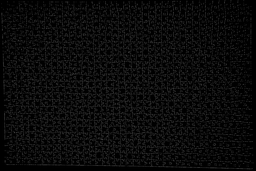
#> input picture data/boards/board_input_test/debug_import/closed_skeleton.png, 256 x 171 px, shrunk from 3000 x 2000 before the run
$ python clean_line_up.py ../data/boards/board_input_test/debug_import/closed_skeleton.png
#> lines starting #> are read from the running program, lines starting #| are printed output that depends on the picture; after the words box and inside, x2 and y2 are one past the last pixel; in counts of white or black regions, pixels touching at a corner belong together
import cv2
import numpy as np
import argparse
from pathlib import Path


def odd(n):
    n = int(n)
    return n if n % 2 == 1 else n + 1


def remove_small_components(mask, min_area=20):
    """
    移除太小的白色雜點。
    mask: 白線=255，背景=0
    """
    if min_area <= 0:
        return mask

    num_labels, labels, stats, _ = cv2.connectedComponentsWithStats(mask, connectivity=8)

    cleaned = np.zeros_like(mask)

    for i in range(1, num_labels):
        area = stats[i, cv2.CC_STAT_AREA]
        if area >= min_area:
            cleaned[labels == i] = 255

    return cleaned


def enhance_white_line_image(
    input_path,
    output_path,
    scale=4,
    denoise=7,
    top_hat_size=17,
    threshold_mode="otsu",
    manual_threshold=35,
    close_iter=1,
    stroke_adjust=0,
    remove_small=20,
    invert_output=False
):
#> called with scale = 4, denoise = 7, top_hat_size = 17, threshold_mode = 'otsu', manual_threshold = 35, close_iter = 1, stroke_adjust = 0, remove_small = 20
    img = cv2.imread(str(input_path), cv2.IMREAD_COLOR)
#> img is the input picture: shape (171, 256, 3); min 0, max 59, mean 10.6

    if img is None:
        raise FileNotFoundError(f"Cannot read image: {input_path}")

    # 1. 灰階
    gray = cv2.cvtColor(img, cv2.COLOR_BGR2GRAY)

    # 2. 先放大，避免二值化後再放大產生大鋸齒
    if scale > 1:
        gray = cv2.resize(
            gray,
            None,
            fx=scale,
            fy=scale,
            interpolation=cv2.INTER_LANCZOS4
        )
#> gray: shape (684, 1024)

    # 3. 降噪，避免 JPG 顆粒被當成線條
    if denoise > 0:
        gray = cv2.fastNlMeansDenoising(gray, None, h=denoise)

    # 4. 強化白色細線
    # top-hat 會把黑底上的亮細線抓出來
    kernel_size = odd(top_hat_size)
    kernel = cv2.getStructuringElement(
        cv2.MORPH_RECT,
        (kernel_size, kernel_size)
    )

    enhanced = cv2.morphologyEx(gray, cv2.MORPH_TOPHAT, kernel)

    # 5. 拉開對比
    enhanced = cv2.normalize(enhanced, None, 0, 255, cv2.NORM_MINMAX)
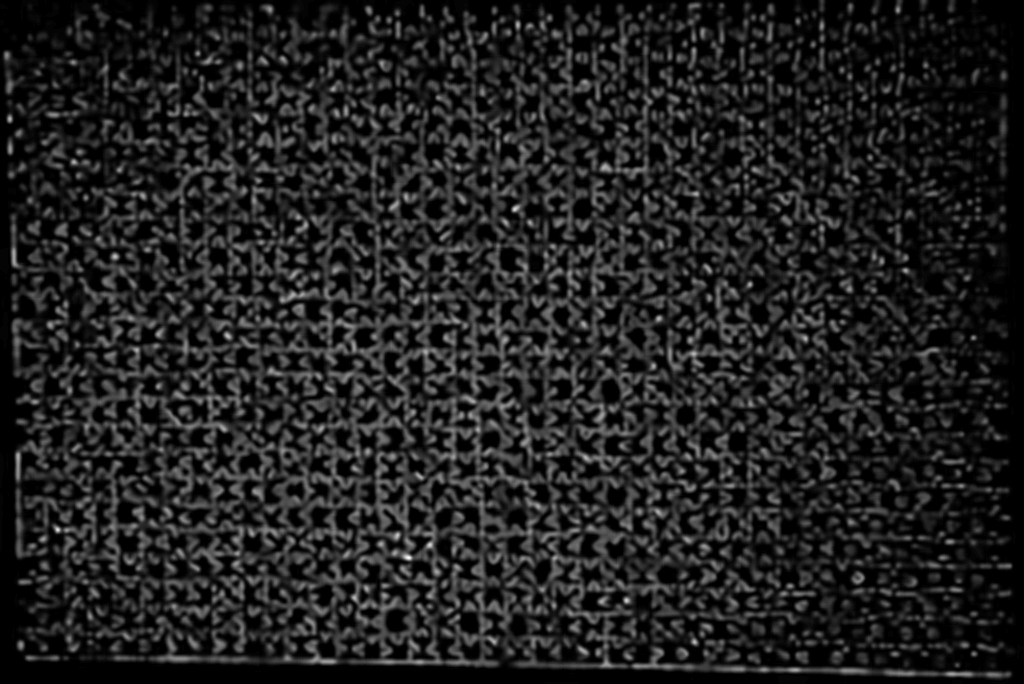
#> enhanced: shape (684, 1024); min 0, max 255, mean 33.4

    # 6. 二值化
    if threshold_mode == "otsu":
        _, mask = cv2.threshold(
            enhanced,
            0,
            255,
            cv2.THRESH_BINARY + cv2.THRESH_OTSU
        )
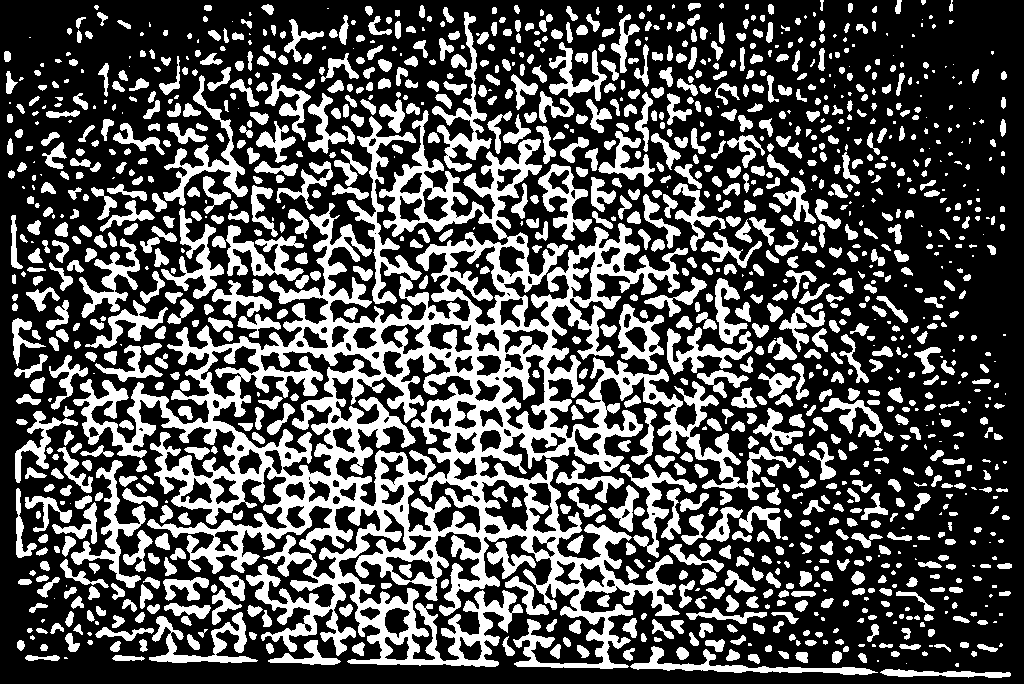
#> mask: shape (684, 1024); 33% white; 1299 white regions (259 under 20 px), largest, box (x1, y1, x2, y2) and area: (73, 110, 796, 669) 93498, (347, 116, 422, 304) 2602, (163, 75, 248, 206) 2124
    elif threshold_mode == "manual":
        _, mask = cv2.threshold(
            enhanced,
            manual_threshold,
            255,
            cv2.THRESH_BINARY
        )
    else:
        raise ValueError("threshold_mode must be 'otsu' or 'manual'")

    # 7. 接合微小斷線
    if close_iter > 0:
        close_kernel = np.ones((3, 3), np.uint8)
        mask = cv2.morphologyEx(
            mask,
            cv2.MORPH_CLOSE,
            close_kernel,
            iterations=close_iter
        )
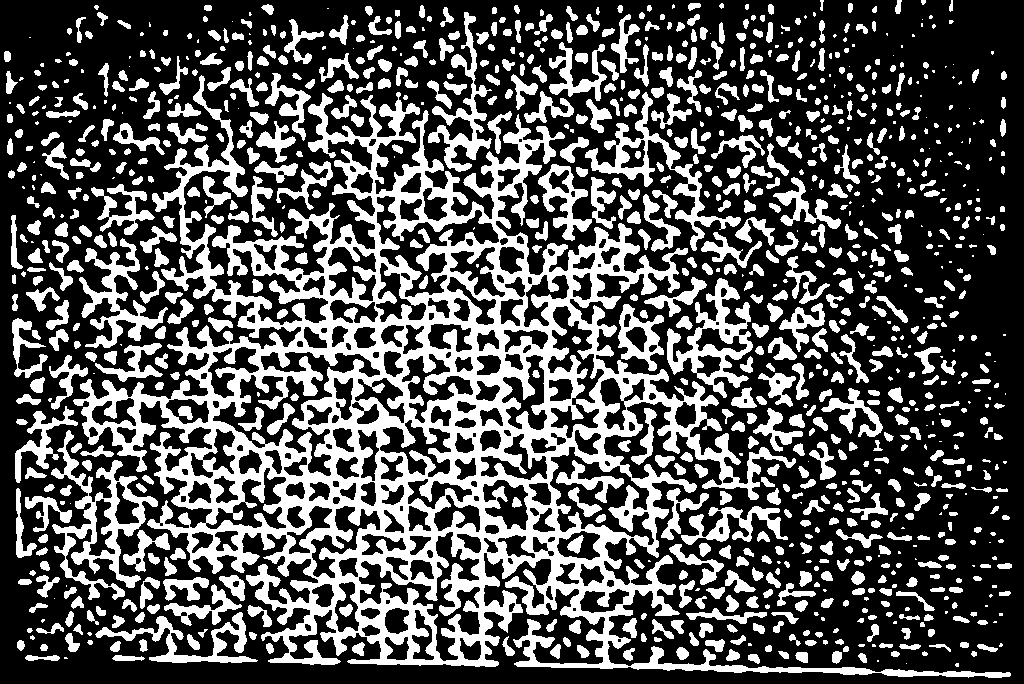
#> mask: shape (684, 1024); 33.6% white; 1074 white regions (231 under 20 px), largest, box (x1, y1, x2, y2) and area: (73, 75, 1011, 678) 118651, (51, 430, 158, 600) 4695, (667, 278, 753, 398) 3472

    # 8. 移除小雜點
    mask = remove_small_components(mask, min_area=remove_small)
#> in remove_small_components, `num_labels, labels, stats, _ = cv2.connectedComponentsWithStats(mask, ..`:
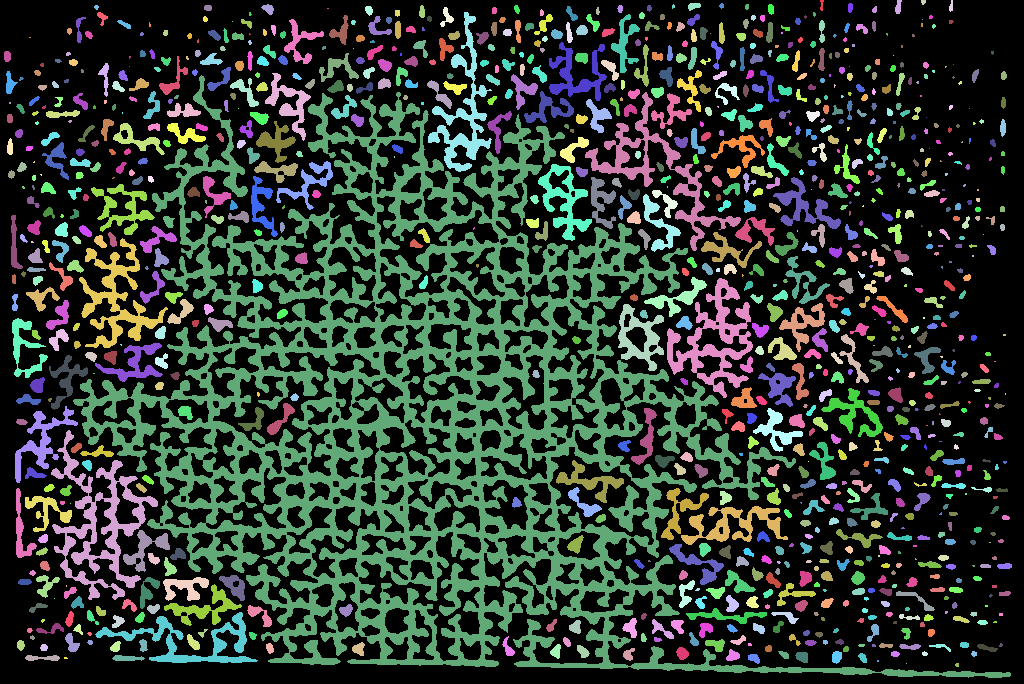
#> labels: shape (684, 1024) int32; 1075 distinct labels, from 0 to 1074; one colour per label, 0 black
#> in remove_small_components, `num_labels, labels, stats, _ = cv2.connectedComponentsWithStats(mask, ..`: num_labels = 1075; stats = 1075 rows, first 6: [0, 0, 1024, 684, 465050], [820, 0, 4, 11, 29], [895, 0, 7, 14, 70], [921, 0, 5, 5, 20], [949, 0, 4, 12, 35], [688, 3, 13, 8, 73]
#> the loop in remove_small_components, `for i in range(1, num_labels):` made 1074 passes
#> area on passes 1 to 3: 29, 70, 20
#> after the loop in remove_small_components, `for i in range(1, num_labels):`:
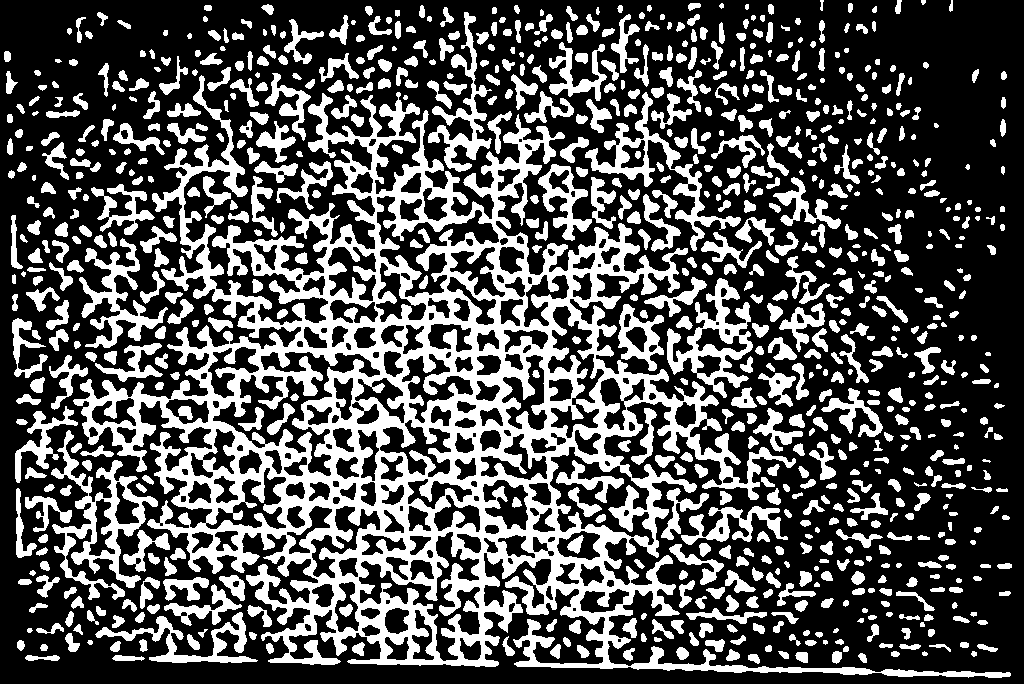
#> cleaned: shape (684, 1024); 33.3% white; 843 white regions, largest, box (x1, y1, x2, y2) and area: (73, 75, 1011, 678) 118651, (51, 430, 158, 600) 4695, (667, 278, 753, 398) 3472

    # 9. 調整線寬
    # 正數：線變粗
    # 負數：線變細
    if stroke_adjust != 0:
        k = np.ones((3, 3), np.uint8)

        if stroke_adjust > 0:
            mask = cv2.dilate(mask, k, iterations=stroke_adjust)
        else:
            mask = cv2.erode(mask, k, iterations=abs(stroke_adjust))

    # 10. 輸出
    # 預設：黑底白線
    # invert_output=True：白底黑線
    if invert_output:
        result = 255 - mask
    else:
        result = mask

    cv2.imwrite(str(output_path), result)
    print(f"Saved: {output_path}")
    print(f"Output size: {result.shape[1]} x {result.shape[0]}")
#| Output size: 1024 x 684


def main():
    parser = argparse.ArgumentParser(
        description="Enhance blurry white line art on black background."
    )

    parser.add_argument("input", help="Input image path")
    parser.add_argument("-o", "--output", default="enhanced.png", help="Output image path")

    parser.add_argument("--scale", type=int, default=4, help="Upscale factor")
    parser.add_argument("--denoise", type=int, default=7, help="Denoise strength")
    parser.add_argument("--top-hat-size", type=int, default=17, help="White line extraction kernel size")

    parser.add_argument(
        "--threshold-mode",
        choices=["otsu", "manual"],
        default="otsu"
    )

    parser.add_argument("--manual-threshold", type=int, default=35)
    parser.add_argument("--close", type=int, default=1, help="Connect broken lines")
    parser.add_argument("--stroke", type=int, default=0, help="Positive = thicker, negative = thinner")
    parser.add_argument("--remove-small", type=int, default=20, help="Remove small white noise")
    parser.add_argument("--invert-output", action="store_true", help="Output white background with black lines")

    args = parser.parse_args()

    enhance_white_line_image(
        input_path=Path(args.input),
        output_path=Path(args.output),
        scale=args.scale,
        denoise=args.denoise,
        top_hat_size=args.top_hat_size,
        threshold_mode=args.threshold_mode,
        manual_threshold=args.manual_threshold,
        close_iter=args.close,
        stroke_adjust=args.stroke,
        remove_small=args.remove_small,
        invert_output=args.invert_output
    )


if __name__ == "__main__":
    main()

$ run again, on data/boards/board_input_test/debug_import/skeleton.png
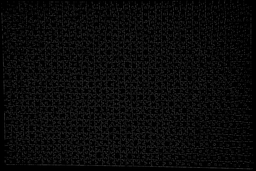
#> input picture data/boards/board_input_test/debug_import/skeleton.png, 256 x 171 px, shrunk from 3000 x 2000 before the run
#> in enhance_white_line_image, img is the input picture: shape (171, 256, 3); min 0, max 48, mean 9.9
#> in remove_small_components, `num_labels, labels, stats, _ = cv2.connectedComponentsWithStats(mask, ..`:
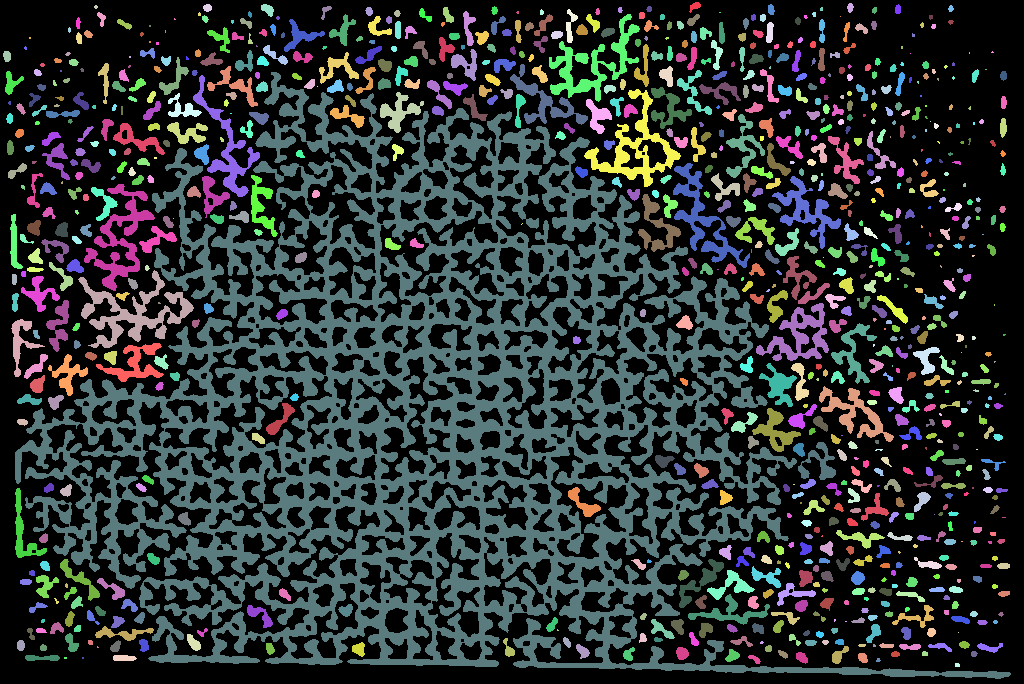
#> labels: shape (684, 1024) int32; 938 distinct labels, from 0 to 937; one colour per label, 0 black
#> num_labels = 938; stats = 938 rows, first 6: [0, 0, 1024, 684, 442432], [689, 2, 12, 11, 69], [847, 3, 7, 10, 49], [94, 5, 4, 4, 12], [203, 4, 9, 8, 56], [261, 4, 13, 13, 107]
#> the loop in remove_small_components, `for i in range(1, num_labels):` made 937 passes
#> area on passes 1, 2, 4: 69, 49, 56
#> after the loop in remove_small_components, `for i in range(1, num_labels):`:
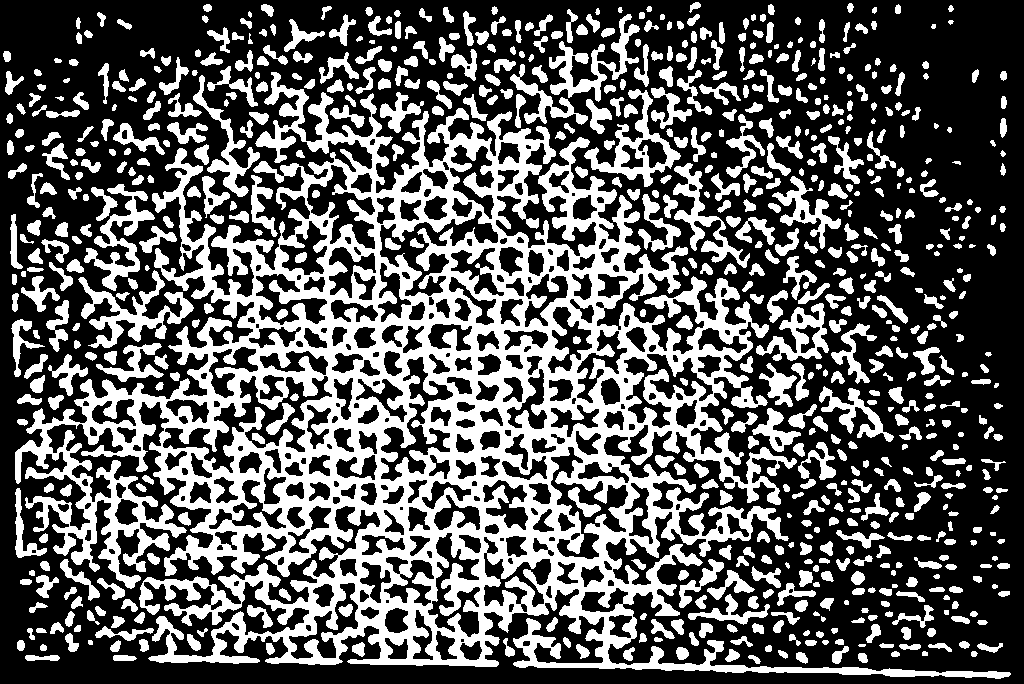
#> cleaned: shape (684, 1024); 36.6% white; 741 white regions, largest, box (x1, y1, x2, y2) and area: (15, 72, 1011, 679) 160249, (78, 270, 194, 348) 2772, (584, 89, 681, 187) 2322
#| Output size: 1024 x 684
